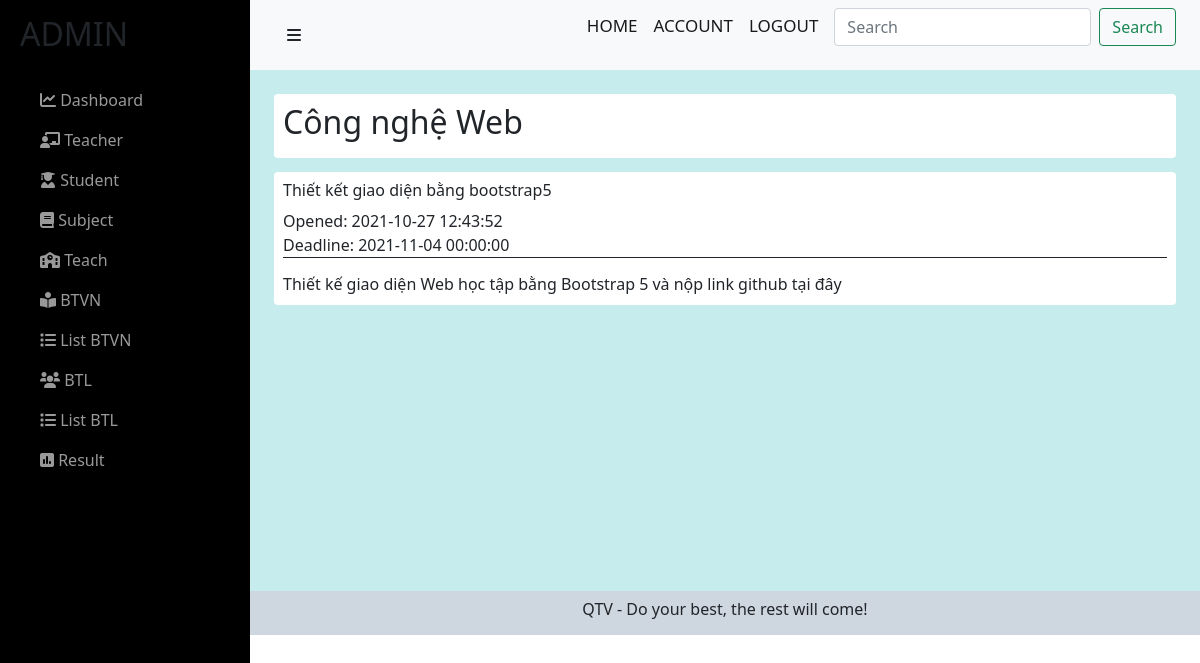
Page /admin/details-btvn-admin.php?idMH=1&&idBTVN=1 on the committed database.
### tables this page shows
CREATE TABLE `monhoc` (
  `idMH` int(11) NOT NULL,
  `nameMH` varchar(255) NOT NULL,
  `TC` int(11) NOT NULL
);

CREATE TABLE `btvn` (
  `idBTVN` int(11) NOT NULL,
  `nameBTVN` varchar(255) NOT NULL,
  `formatBTVN` varchar(255) NOT NULL,
  `openedBTVN` datetime NOT NULL DEFAULT current_timestamp(),
  `deadlineBTVN` datetime NOT NULL,
  `note` varchar(255) NOT NULL,
  `idMH` int(11) NOT NULL
);

### admin/details-btvn-admin.php (the view, shortened to what this page needs)
<?php include('../config/config.php'); ?>
<link href="https://cdn.jsdelivr.net/npm/bootstrap@5.0.2/dist/css/bootstrap.min.css" rel="stylesheet">
<link rel="stylesheet" href="https://cdnjs.cloudflare.com/ajax/libs/font-awesome/6.0.0-beta2/css/all.min.css" />
<link rel="stylesheet" href="../css/details-btvn-admin.css">
<?php
if (isset($_GET['idMH'], $_GET['idBTVN'])) {
    $idMH = $_GET['idMH'];
    $idBTVN = $_GET['idBTVN'];
    $sql1 = "SELECT * FROM monhoc where idMH = $idMH";
    $res1 = mysqli_query($conn, $sql1);
    $row1 = mysqli_fetch_assoc($res1);
    $nameMH = $row1['nameMH'];
    $sql2 = "SELECT * FROM btvn where idBTVN= '$idBTVN'";
    $res2 = mysqli_query($conn, $sql2);
    $row2 = mysqli_fetch_assoc($res2);
    $nameBTVN = $row2['nameBTVN'];
    $openedBTVN = $row2['openedBTVN'];
    $deadlineBTVN = $row2['deadlineBTVN'];
    $note = $row2['note'];
}
?>
<div id="wrapper">
    <div id="sidebar-wrapper">
        <ul class="sidebar-nav">
            <li class="sidebar-brand">
                <h2>ADMIN</h2>
            </li>
            <li>
                <a href="index.php"><i class="fas fa-chart-line"></i> Dashboard</a>
            </li>
            <li>
                <a href="teacher.php"><i class="fas fa-chalkboard-teacher"></i> Teacher</a>
            </li>
            <li>
                <a href="student.php"><i class="fas fa-user-graduate"></i> Student</a>
            </li>
            <li>
                <a href="subject.php"><i class="fas fa-book"></i> Subject</a>
            </li>
            <li>
                <a href=".teach.php"><i class="fas fa-school"></i> Teach</a>
            </li>
            <li>
                <a href="btvn.php"><i class="fas fa-book-reader"></i> BTVN</a>
            </li>
            <li>
                <a href="listbtvn.php"><i class="fas fa-list"></i> List BTVN</a>
            </li>
            <li>
                <a href="btl.php"><i class="fas fa-users"></i> BTL</a>
            </li>
            <li>
                <a href="listbtl.php"><i class="fas fa-list"></i> List BTL</a>
            </li>
            <li>
                <a href="result.php"><i class="fas fa-poll"></i> Result</a>
            </li>
        </ul>
    </div>
    <div id="page-content-wrapper">
        <div class="container-fluid">
            <div class="row">
                <div class="col-lg-12">
                    <nav class="navbar navbar-light bg-light">
                        <div class="container-fluid">
                            <a href="#menu-toggle" class="btn btn-default" id="menu-toggle"><i class="fas fa-bars"></i></a>
                            <form class="d-flex">
                                <a href="" class="navbar-brand">HOME</a>
                                <a href="" class="navbar-brand">ACCOUNT</a>
                                <a href="" class="navbar-brand">LOGOUT</a>
                                <input class="form-control me-2" type="search" placeholder="Search" aria-label="Search">
                                <button class="btn btn-outline-success" type="submit">Search</button>
                            </form>
                        </div>
                    </nav>
                    <div class="container">
                        <br>
                        <div class="tittle-mh">
                            <h2><?php echo $nameMH ?></h2>
                        </div>
                        <div class="title-btvn">
                            <div class="name-btvn">
                                <h6><?php echo $nameBTVN ?></h6>
                                <p><span style="font-weight: 500;">Opened: </span><?php echo $openedBTVN ?></p>
                                <p style="border-bottom: 1px solid;"><span style="font-weight: 500;">Deadline: </span><?php echo $deadlineBTVN ?></p>
                                <p class="note"><?php echo $note ?></p>
                            </div>
                        </div>
                    </div>
                </div>
            </div>
        </div>
        <footer>
            <p class="ftr text-center">
                QTV - Do your best, the rest will come!
            </p>
        </footer>
    </div>
</div>

### css/details-btvn-admin.css (style rules this page uses)
.row>* { padding : 0; }
#wrapper { padding-left: 0; -webkit-transition: all 0.5s ease; -moz-transition: all 0.5s ease; -o-transition: all 0.5s ease; transition: all 0.5s ease; }
.navbar-brand { font-size:17px; font-weight:500; }
#page-content-wrapper { padding: 50px; position: relative; }
#sidebar-wrapper { z-index: 1000; position: fixed; left: 250px; width: 0; height: 100%; margin-left: -250px; overflow-y: auto; background: #000; -webkit-transition: all 0.5s ease; -moz-transition: all 0.5s ease; -o-transition: all 0.5s ease; transition: all 0.5s ease; }
#page-content-wrapper { width: 100%; position: absolute; padding: 15px; }
.sidebar-nav { position: absolute; top: 0; width: 250px; margin: 0; padding: 0; list-style: none; }
.sidebar-nav li { text-indent: 20px; line-height: 40px; }
.sidebar-nav li a { display: block; text-decoration: none; color: #999999; }
.sidebar-nav > .sidebar-brand { height: 65px; font-size: 18px; line-height: 60px; margin-top: 15px; }
@media (min-width:768px) { #wrapper { padding-left: 250px; } }
@media (min-width:768px) { #sidebar-wrapper { width: 250px; } }
@media (min-width:768px) { #page-content-wrapper { padding: 0; position: relative; } }
.navbar, .ftr { background-color: #ced6e0; }
.ftr { height:44px; margin-bottom: 0; padding-top:6px; }
.tittle-mh, .name-btvn { background-color:#fff; padding:1%; border-radius: 4px; }
.container { background-color: #c7ecee; min-height: 521px; }
.name-btvn { margin-top:14px; }
.name-btvn p { margin-bottom: 0; }
.note { margin-top:14px; }

### rows in the picture
monhoc: nameMH "Công nghệ Web"
btvn: nameBTVN "Thiết kết giao diện bằng bootstrap5", openedBTVN "2021-10-27 12:43:52", deadlineBTVN "2021-11-04 00:00:00", note "Thiết kế giao diện Web học tập bằng Bootstrap 5 và nộp link github tại đây"
